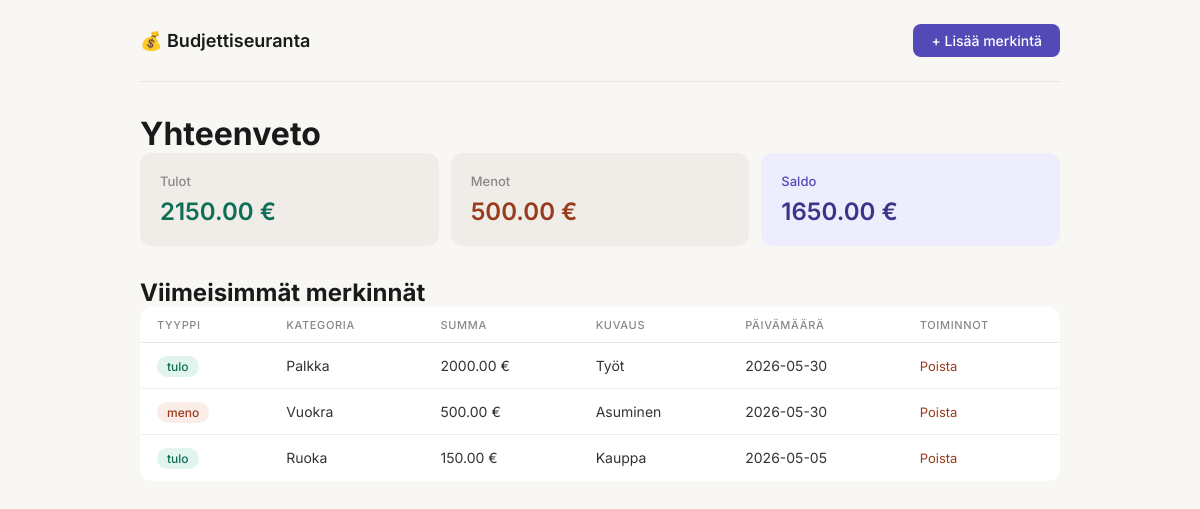
The page / on the database its author committed.
### tables this page shows
CREATE TABLE merkinta (
                     id         INTEGER PRIMARY KEY AUTOINCREMENT,
                     tyyppi     TEXT NOT NULL,         --'tulo' tai 'meno'
                     kategoria  TEXT NOT NULL,         -- esim. 'ruoka' , 'palkka'
                     summa      REAL NOT NULL,         -- desimaaliluku, esim. 45.50
                     kuvaus     TEXT,                  -- vapaaehtoinen selitys
                      paivamaara TEXT NOT NULL         -- tallennetaan tekstinä: '2026-05-27'
                 );

### app.py (the view)
@app.route("/")
def etusivu():
    conn = database.get_connection()
    merkinnat = conn.execute(
        "SELECT * FROM merkinta ORDER BY paivamaara DESC"
    ).fetchall()
    tulot = conn.execute(
        "SELECT SUM(summa) FROM merkinta WHERE tyyppi = 'tulo'"
    ).fetchone()[0] or 0
    menot = conn.execute(
        "SELECT SUM(summa) FROM merkinta WHERE tyyppi = 'meno'"
    ).fetchone()[0] or 0
    conn.close()
    saldo = tulot - menot
    return render_template("index.html",
                           merkinnat=merkinnat,
                           tulot=tulot,
                           menot=menot,
                           saldo=saldo)

### database.py (called while the page is built)
def get_connection():
    conn = sqlite3.connect("budjetti.db")
    conn.row_factory = sqlite3.Row
    return conn

### templates/index.html
{% extends "base.html" %}
{% block sisalto %}
<h1>Yhteenveto</h1>
<div class="kortit">
    <div class="kortti vihrea">
        <h2>Tulot</h2>
        <p>{{ "%.2f" | format(tulot) }} €</p>
    </div>
    <div class="kortti punainen">
        <h2>Menot</h2>
        <p>{{ "%.2f" | format(menot) }} €</p>
    </div>
    <div class="kortti sininen">
        <h2>Saldo</h2>
        <p>{{ "%.2f" | format(saldo) }} €</p>
    </div>
</div>
<h2>Viimeisimmät merkinnät</h2>
<table>
    <tr>
        <th>Tyyppi</th>
        <th>Kategoria</th>
        <th>Summa</th>
        <th>Kuvaus</th>
        <th>Päivämäärä</th>
        <th>Toiminnot</th>
    </tr>
    {% for merkinta in merkinnat %}
    <tr>
        <td><span class="badge-{{ merkinta['tyyppi'] }}">{{ merkinta["tyyppi"] }}</span></td>
        <td>{{ merkinta["kategoria"] }}</td>
        <td>{{ "%.2f" | format(merkinta["summa"]) }} €</td>
        <td>{{ merkinta["kuvaus"] }}</td>
        <td>{{ merkinta["paivamaara"] }}</td>
        <td>
             <a href="{{ url_for('poista_merkinta', id=merkinta['id']) }}"
             onclick="return confirm('Haluatko varmasti poistaa tämän merkinnän?')"
             style="color: #993C1D; font-size: 13px; text-decoration: none;">
             Poista
         </a>
        </td>
    </tr>
    {% endfor %}
</table>
{% endblock %}

### templates/base.html (shortened to what this page needs)
<!DOCTYPE html>
<html lang="fi">
<head>
    <link rel="stylesheet" href="{{ url_for('static', filename='style.css') }}">
</head>
<body>
   <nav>
    <span class="nav-logo">💰 Budjettiseuranta</span>
    <a href="{{ url_for('lisaa_merkinta') }}">+ Lisää merkintä</a>
    </nav>
    <main>
        {% block sisalto %}
        {% endblock %}
    </main>
</body>
</html>

### static/style.css (style rules this page uses)
* { margin: 0; padding: 0; box-sizing: border-box; }
body { font-family: 'Inter', Arial, sans-serif; max-width: 960px; margin: 0 auto; padding: 24px 20px; background-color: #f8f7f4; color: #1a1a1a; }
nav { display: flex; align-items: center; justify-content: space-between; padding: 0 0 24px; border-bottom: 1px solid #e8e6e1; margin-bottom: 32px; }
.nav-logo { font-size: 18px; font-weight: 600; color: #1a1a1a; }
nav a { display: inline-flex; align-items: center; gap: 6px; background: #534AB7; color: white; text-decoration: none; padding: 8px 18px; border-radius: 8px; font-size: 14px; font-weight: 500; transition: background 0.2s; }
.kortit { display: grid; grid-template-columns: repeat(3, 1fr); gap: 12px; margin-bottom: 32px; }
.kortti { background: #f0ede8; border-radius: 12px; padding: 20px; }
.kortti h2 { font-size: 13px; font-weight: 500; color: #888; margin-bottom: 8px; }
.kortti p { font-size: 24px; font-weight: 600; }
.vihrea p { color: #0F6E56; }
.punainen p { color: #993C1D; }
.sininen { background: #EEEDFE; }
.sininen h2 { color: #534AB7; }
.sininen p { color: #3C3489; }
table { width: 100%; border-collapse: collapse; background: white; border-radius: 12px; overflow: hidden; border: 1px solid #e8e6e1; }
th { padding: 10px 16px; text-align: left; font-size: 11px; font-weight: 500; color: #888; text-transform: uppercase; letter-spacing: 0.06em; border-bottom: 1px solid #e8e6e1; }
td { padding: 14px 16px; font-size: 14px; border-bottom: 0.5px solid #f0ede8; color: #333; }
tr:last-child td { border-bottom: none; }
.badge-tulo { background: #E1F5EE; color: #0F6E56; font-size: 12px; font-weight: 500; padding: 3px 10px; border-radius: 20px; }
.badge-meno { background: #FAECE7; color: #993C1D; font-size: 12px; font-weight: 500; padding: 3px 10px; border-radius: 20px; }

### rows shown on the page
merkinta: tyyppi "tulo", kategoria "Palkka", summa "2000.00", kuvaus "Työt", paivamaara "2026-05-30"
merkinta: tyyppi "meno", kategoria "Vuokra", summa "500.00", kuvaus "Asuminen", paivamaara "2026-05-30"
merkinta: tyyppi "tulo", kategoria "Ruoka", summa "150.00", kuvaus "Kauppa", paivamaara "2026-05-05"

### other values the page prints
{{ "%.2f" | format(tulot) }} "2150.00"
{{ "%.2f" | format(menot) }} "500.00"
{{ "%.2f" | format(saldo) }} "1650.00"
